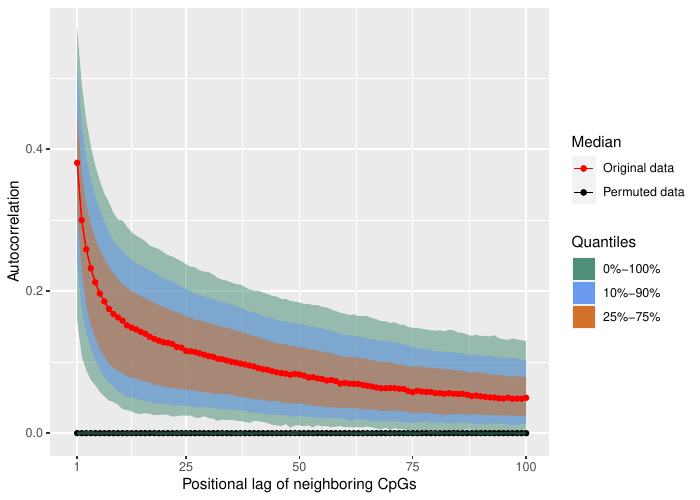

The R source for this figure:
setwd(paste0(figureDirectory, "Figure2-Autocorrelation" ) )

library(ggplot2)
load(file = "autocorrelationData.RData")

autocorrelationQuantilesData <- autocorrelationData[[1]]
autocorrelationQuantilesPermut <- autocorrelationData[[2]]

autocorrelationQuantilesData$lag <- autocorrelationQuantilesData$lag -1 


pdf(file ="Figure2.pdf", width = 7 , height = 5)
ggplot(data = autocorrelationQuantilesData[-1,], mapping=aes(x=lag)) +
  geom_ribbon(aes(ymin = quant_0, ymax = quant_100, fill = "0%-100%"), alpha = .5) +
  geom_ribbon(aes(ymin = quant_10, ymax = quant_90, fill = "10%-90%"), alpha = .5) +
  geom_ribbon(aes(ymin = quant_25, ymax = quant_75, fill = "25%-75%"), alpha = .5) +
  geom_point(mapping = aes(x=lag, y = quant_50, colour = "Original data")) +   geom_line(mapping = aes(x=lag, y = quant_50, colour = "Original data")) + 
  geom_line(mapping = aes(x = lag, y = unlist(autocorrelationQuantilesPermut[-1,]$quant_50), colour = "Permuted data")) + 
  geom_point(mapping = aes(x=lag, y = unlist(autocorrelationQuantilesPermut[-1,]$quant_50), colour = "Permuted data")) + 
  scale_x_continuous( breaks = c(1,25,50,75,100), lim = c(0,100)) +
  geom_ribbon(aes(ymin = unlist(autocorrelationQuantilesPermut[-1,]$quant_0), ymax = unlist(autocorrelationQuantilesPermut[-1,]$quant_100), fill = "0%-100%" ), alpha = .5) +
  scale_fill_manual(values=c("aquamarine4","cornflowerblue", "chocolate"), name="Quantiles") +
  scale_color_manual(values=c("red", "black")) +  ylab("ACF") + labs(x = "Positional lag of neighboring CpGs", y = "Autocorrelation", fill = "Quantiles", colour = "Median")
dev.off()
